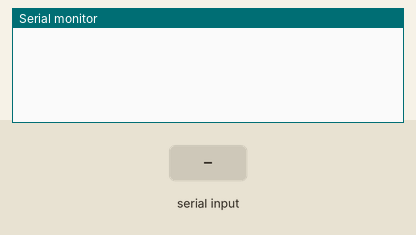
Bench run of a sketch on a simulated Arduino Uno, built with avr-gcc and run on an emulated ATmega328P. Parts: the last lines printed to the serial monitor. Inputs (shaded band) come from the test bench.

Above: at 1.2 s.
1.3 s: "1" received over Serial
At 3.5 s:
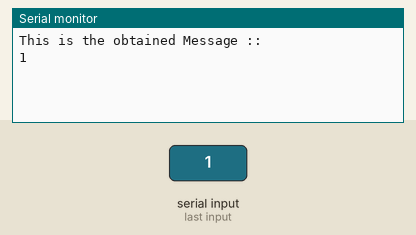
3.8 s: "0" received over Serial
At 5.2 s:
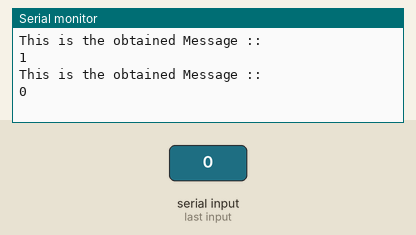
5.3 s: "2" received over Serial
At 7.8 s:
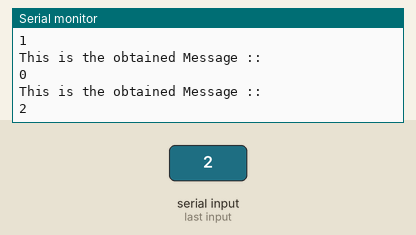

Measured:
- after the input at 1.3 s, the serial monitor: prints a new line after 1.0 s (image 1)
- after the input at 3.8 s, the serial monitor: prints a new line after 1.0 s (image 2)
- after the input at 5.3 s, the serial monitor: prints a new line after 1.0 s (image 3)

The sketch:

esp_reciever.ino
```cpp
void setup()
{
  Serial.begin(9600);

  // put your setup code here, to run once:

}

void loop() {
  boolean messageRead = false;
  while(messageRead == false){
    String message = "";
    if(Serial.available()){
      message = Serial.readString();
      Serial.println("This is the obtained Message ::");
      Serial.println(message);
      }
    }
//  Serial.println(Serial.readString());
  // put your main code here, to run repeatedly:

}
```
